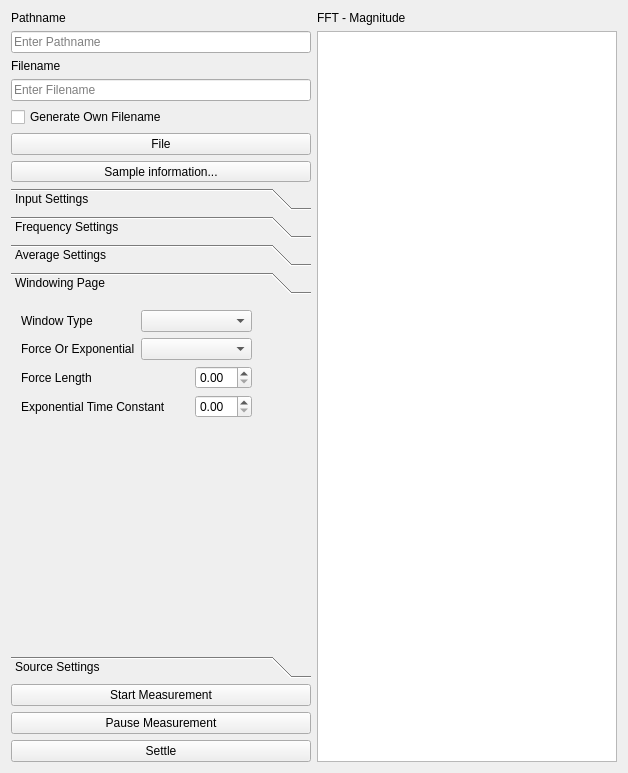
<?xml version="1.0" encoding="UTF-8"?>
<ui version="4.0">
 <class>Form</class>
 <widget class="QWidget" name="Form">
  <property name="geometry">
   <rect>
    <x>0</x>
    <y>0</y>
    <width>628</width>
    <height>773</height>
   </rect>
  </property>
  <property name="windowTitle">
   <string>Form</string>
  </property>
  <layout class="QHBoxLayout" name="horizontalLayout">
   <item>
    <layout class="QVBoxLayout" name="verticalLayout_2">
     <item>
      <widget class="QLabel" name="label_5">
       <property name="text">
        <string>Pathname</string>
       </property>
       <property name="buddy">
        <cstring>pathnameLe</cstring>
       </property>
      </widget>
     </item>
     <item>
      <widget class="QLineEdit" name="pathnameLe">
       <property name="text">
        <string/>
       </property>
       <property name="placeholderText">
        <string>Enter Pathname</string>
       </property>
      </widget>
     </item>
     <item>
      <widget class="QLabel" name="label_3">
       <property name="text">
        <string>Filename</string>
       </property>
       <property name="buddy">
        <cstring>fileNameLe</cstring>
       </property>
      </widget>
     </item>
     <item>
      <widget class="QLineEdit" name="fileNameLe">
       <property name="text">
        <string/>
       </property>
       <property name="placeholderText">
        <string>Enter Filename</string>
       </property>
      </widget>
     </item>
     <item>
      <widget class="QCheckBox" name="ownFilenameCheck">
       <property name="toolTip">
        <string>Type own filename name into line edit. Otherwise, use sample information button to autogenerate a file name.</string>
       </property>
       <property name="text">
        <string>Generate Own Filename</string>
       </property>
      </widget>
     </item>
     <item>
      <widget class="QPushButton" name="fileDialogPb">
       <property name="text">
        <string>File</string>
       </property>
      </widget>
     </item>
     <item>
      <widget class="QToolButton" name="sampleInfoPb">
       <property name="enabled">
        <bool>true</bool>
       </property>
       <property name="sizePolicy">
        <sizepolicy hsizetype="Minimum" vsizetype="Fixed">
         <horstretch>0</horstretch>
         <verstretch>0</verstretch>
        </sizepolicy>
       </property>
       <property name="toolTip">
        <string>Click to enter sample information.
 Must be done enable to start measurement.</string>
       </property>
       <property name="text">
        <string>Sample information...</string>
       </property>
      </widget>
     </item>
     <item>
      <widget class="QToolBox" name="toolBox">
       <property name="currentIndex">
        <number>3</number>
       </property>
       <widget class="QWidget" name="inputPage">
        <property name="geometry">
         <rect>
          <x>0</x>
          <y>0</y>
          <width>98</width>
          <height>28</height>
         </rect>
        </property>
        <attribute name="label">
         <string>Input Settings</string>
        </attribute>
       </widget>
       <widget class="QWidget" name="frequencyPage">
        <property name="geometry">
         <rect>
          <x>0</x>
          <y>0</y>
          <width>98</width>
          <height>28</height>
         </rect>
        </property>
        <attribute name="label">
         <string>Frequency Settings</string>
        </attribute>
        <widget class="QWidget" name="layoutWidget">
         <property name="geometry">
          <rect>
           <x>20</x>
           <y>0</y>
           <width>261</width>
           <height>141</height>
          </rect>
         </property>
         <layout class="QGridLayout" name="gridLayout">
          <item row="3" column="1">
           <widget class="EnumComboBox" name="baseFrequencyCombo"/>
          </item>
          <item row="0" column="1">
           <widget class="QComboBox" name="frequencySpanCombo"/>
          </item>
          <item row="2" column="0">
           <widget class="QLabel" name="label">
            <property name="text">
             <string>Frequency Bins</string>
            </property>
            <property name="buddy">
             <cstring>linesCombo</cstring>
            </property>
           </widget>
          </item>
          <item row="2" column="1">
           <widget class="EnumComboBox" name="linesCombo"/>
          </item>
          <item row="0" column="0">
           <widget class="QLabel" name="label_20">
            <property name="text">
             <string>Frequency Span</string>
            </property>
            <property name="buddy">
             <cstring>frequencySpanCombo</cstring>
            </property>
           </widget>
          </item>
          <item row="1" column="0">
           <widget class="QLabel" name="label_4">
            <property name="text">
             <string>Center Frequency</string>
            </property>
            <property name="buddy">
             <cstring>centerFrequencySb</cstring>
            </property>
           </widget>
          </item>
          <item row="1" column="1">
           <widget class="SilentDoubleSpinBox" name="centerFrequencySb"/>
          </item>
          <item row="3" column="0">
           <widget class="QLabel" name="label_2">
            <property name="text">
             <string>Base Frequency</string>
            </property>
            <property name="buddy">
             <cstring>baseFrequencyCombo</cstring>
            </property>
           </widget>
          </item>
         </layout>
        </widget>
       </widget>
       <widget class="QWidget" name="averagePage">
        <property name="geometry">
         <rect>
          <x>0</x>
          <y>0</y>
          <width>98</width>
          <height>28</height>
         </rect>
        </property>
        <attribute name="label">
         <string>Average Settings</string>
        </attribute>
        <widget class="QWidget" name="layoutWidget">
         <property name="geometry">
          <rect>
           <x>10</x>
           <y>10</y>
           <width>271</width>
           <height>251</height>
          </rect>
         </property>
         <layout class="QGridLayout" name="gridLayout_2">
          <item row="1" column="0">
           <widget class="QLabel" name="label_7">
            <property name="text">
             <string>Average Type</string>
            </property>
            <property name="buddy">
             <cstring>averageTypeCombo</cstring>
            </property>
           </widget>
          </item>
          <item row="1" column="1">
           <widget class="EnumComboBox" name="averageTypeCombo"/>
          </item>
          <item row="2" column="0">
           <widget class="QLabel" name="label_8">
            <property name="text">
             <string>FFT Average Type</string>
            </property>
            <property name="buddy">
             <cstring>fftAverageTypeCombo</cstring>
            </property>
           </widget>
          </item>
          <item row="2" column="1">
           <widget class="EnumComboBox" name="fftAverageTypeCombo"/>
          </item>
          <item row="3" column="0">
           <widget class="QLabel" name="label_9">
            <property name="text">
             <string>Number of Averages</string>
            </property>
            <property name="buddy">
             <cstring>numberOfAveragesSb</cstring>
            </property>
           </widget>
          </item>
          <item row="3" column="1">
           <widget class="SilentSpinBox" name="numberOfAveragesSb"/>
          </item>
          <item row="4" column="0">
           <widget class="QLabel" name="label_10">
            <property name="text">
             <string>FFT Time Record Increment</string>
            </property>
            <property name="buddy">
             <cstring>fftTimeRecordIncrementSb</cstring>
            </property>
           </widget>
          </item>
          <item row="4" column="1">
           <widget class="SilentDoubleSpinBox" name="fftTimeRecordIncrementSb"/>
          </item>
          <item row="5" column="0">
           <widget class="QLabel" name="label_11">
            <property name="text">
             <string>Overload Reject</string>
            </property>
            <property name="buddy">
             <cstring>overloadRejectCombo</cstring>
            </property>
           </widget>
          </item>
          <item row="5" column="1">
           <widget class="EnumComboBox" name="overloadRejectCombo"/>
          </item>
          <item row="6" column="0">
           <widget class="QLabel" name="label_12">
            <property name="text">
             <string>Trigger Average Mode</string>
            </property>
            <property name="buddy">
             <cstring>triggerAverageModeCombo</cstring>
            </property>
           </widget>
          </item>
          <item row="6" column="1">
           <widget class="EnumComboBox" name="triggerAverageModeCombo"/>
          </item>
          <item row="0" column="0">
           <widget class="SilentCheckBox" name="computeAverageCheck">
            <property name="text">
             <string>Compute Average</string>
            </property>
           </widget>
          </item>
         </layout>
        </widget>
       </widget>
       <widget class="QWidget" name="windowPage">
        <property name="geometry">
         <rect>
          <x>0</x>
          <y>0</y>
          <width>300</width>
          <height>364</height>
         </rect>
        </property>
        <attribute name="label">
         <string>Windowing Page</string>
        </attribute>
        <widget class="QWidget" name="layoutWidget">
         <property name="geometry">
          <rect>
           <x>10</x>
           <y>10</y>
           <width>231</width>
           <height>111</height>
          </rect>
         </property>
         <layout class="QGridLayout" name="gridLayout_3">
          <item row="0" column="0">
           <widget class="QLabel" name="label_16">
            <property name="text">
             <string>Window Type</string>
            </property>
           </widget>
          </item>
          <item row="0" column="1" colspan="2">
           <widget class="EnumComboBox" name="windowTypeCombo"/>
          </item>
          <item row="1" column="0">
           <widget class="QLabel" name="label_17">
            <property name="text">
             <string>Force Or Exponential</string>
            </property>
           </widget>
          </item>
          <item row="1" column="1" colspan="2">
           <widget class="EnumComboBox" name="forceOrExponentialCombo"/>
          </item>
          <item row="3" column="0" colspan="2">
           <widget class="QLabel" name="label_18">
            <property name="text">
             <string>Exponential Time Constant</string>
            </property>
           </widget>
          </item>
          <item row="3" column="2">
           <widget class="SilentDoubleSpinBox" name="expoWindowTimeConstantSb"/>
          </item>
          <item row="2" column="0">
           <widget class="QLabel" name="label_6">
            <property name="text">
             <string>Force Length</string>
            </property>
           </widget>
          </item>
          <item row="2" column="2">
           <widget class="SilentDoubleSpinBox" name="forceLengthSb"/>
          </item>
         </layout>
        </widget>
       </widget>
       <widget class="QWidget" name="sourcePage">
        <property name="geometry">
         <rect>
          <x>0</x>
          <y>0</y>
          <width>98</width>
          <height>28</height>
         </rect>
        </property>
        <attribute name="label">
         <string>Source Settings</string>
        </attribute>
       </widget>
      </widget>
     </item>
     <item>
      <widget class="QPushButton" name="startPb">
       <property name="text">
        <string>Start Measurement</string>
       </property>
      </widget>
     </item>
     <item>
      <widget class="QPushButton" name="pausePb">
       <property name="text">
        <string>Pause Measurement</string>
       </property>
      </widget>
     </item>
     <item>
      <widget class="QPushButton" name="settlePb">
       <property name="text">
        <string>Settle</string>
       </property>
      </widget>
     </item>
    </layout>
   </item>
   <item>
    <layout class="QVBoxLayout" name="verticalLayout">
     <item>
      <widget class="QLabel" name="label_14">
       <property name="text">
        <string>FFT - Magnitude</string>
       </property>
       <property name="buddy">
        <cstring>display1Plot</cstring>
       </property>
      </widget>
     </item>
     <item>
      <widget class="PlotWidget" name="display1Plot"/>
     </item>
    </layout>
   </item>
  </layout>
 </widget>
 <customwidgets>
  <customwidget>
   <class>EnumComboBox</class>
   <extends>QComboBox</extends>
   <header>LabWidgets.SilentWidgets</header>
  </customwidget>
  <customwidget>
   <class>SilentCheckBox</class>
   <extends>QCheckBox</extends>
   <header>LabWidgets.SilentWidgets</header>
  </customwidget>
  <customwidget>
   <class>SilentDoubleSpinBox</class>
   <extends>QDoubleSpinBox</extends>
   <header>LabWidgets.SilentWidgets</header>
  </customwidget>
  <customwidget>
   <class>PlotWidget</class>
   <extends>QGraphicsView</extends>
   <header>pyqtgraph</header>
  </customwidget>
  <customwidget>
   <class>SilentSpinBox</class>
   <extends>QSpinBox</extends>
   <header>LabWidgets.SilentWidgets</header>
  </customwidget>
 </customwidgets>
 <resources/>
 <connections/>
</ui>
